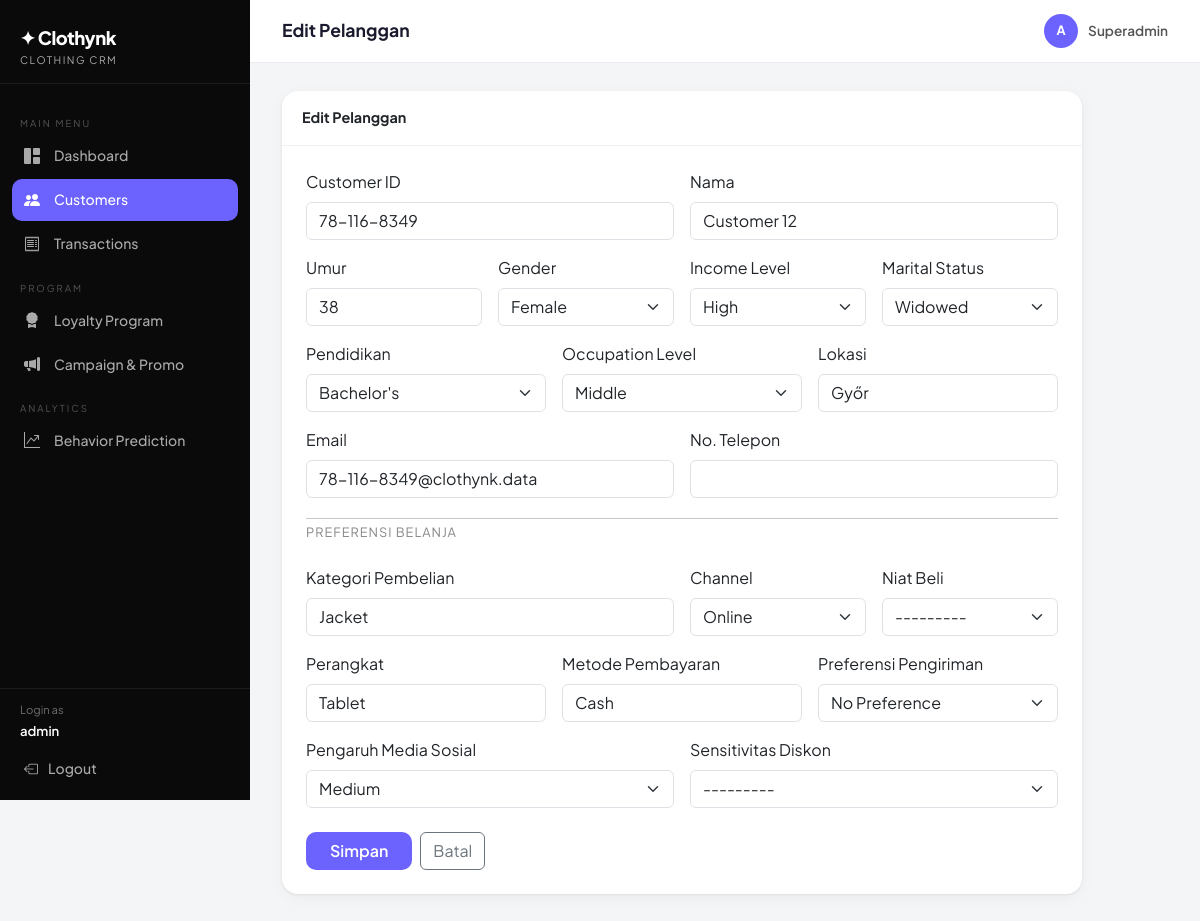
Screenshot of /pelanggan/12/edit/ (signed in) with the database file from the repository.
### core/models.py (models this page shows, shortened)
class Customer(models.Model):
    GENDER_CHOICES = [
        ('Male', 'Male'),
        ('Female', 'Female'),
        ('Non-binary', 'Non-binary'),
        ('Bigender', 'Bigender'),
        ('Genderfluid', 'Genderfluid'),
        ('Polygender', 'Polygender'),
        ('Agender', 'Agender'),
        ('Genderqueer', 'Genderqueer'),
    ]
    INCOME_CHOICES = [('Low', 'Low'), ('Middle', 'Middle'), ('High', 'High')]
    MARITAL_CHOICES = [('Single', 'Single'), ('Married', 'Married'), ('Divorced', 'Divorced'), ('Widowed', 'Widowed')]
    EDUCATION_CHOICES = [
        ('High School', 'High School'),
        ("Bachelor's", "Bachelor's"),
        ("Master's", "Master's"),
        ('PhD', 'PhD'),
        ('Other', 'Other'),
    ]
    OCCUPATION_CHOICES = [('Low', 'Low'), ('Middle', 'Middle'), ('High', 'High')]
    CHANNEL_CHOICES = [('Online', 'Online'), ('In-Store', 'In-Store'), ('Mixed', 'Mixed')]
    INFLUENCE_CHOICES = [('None', 'None'), ('Low', 'Low'), ('Medium', 'Medium'), ('High', 'High')]
    SENSITIVITY_CHOICES = [('Not Sensitive', 'Not Sensitive'), ('Somewhat Sensitive', 'Somewhat Sensitive'), ('Highly Sensitive', 'Highly Sensitive')]
    INTENT_CHOICES = [('Need-based', 'Need-based'), ('Wants-based', 'Wants-based'), ('Impulsive', 'Impulsive')]
    SHIPPING_CHOICES = [('Standard', 'Standard'), ('Express', 'Express'), ('No Preference', 'No Preference')]
    customer_id     = models.CharField(max_length=30, unique=True, verbose_name='Customer ID')
    name            = models.CharField(max_length=150, verbose_name='Nama')
    age             = models.IntegerField(verbose_name='Umur')
    gender          = models.CharField(max_length=15, choices=GENDER_CHOICES, verbose_name='Gender')
    income_level    = models.CharField(max_length=10, choices=INCOME_CHOICES, verbose_name='Income Level')
    marital_status  = models.CharField(max_length=15, choices=MARITAL_CHOICES, verbose_name='Marital Status')
    education_level = models.CharField(max_length=20, choices=EDUCATION_CHOICES, verbose_name='Education Level')
    occupation      = models.CharField(max_length=10, choices=OCCUPATION_CHOICES, verbose_name='Occupation Level')
    location        = models.CharField(max_length=100, verbose_name='Lokasi')
    email           = models.EmailField(unique=True, verbose_name='Email')
    phone           = models.CharField(max_length=20, blank=True, verbose_name='No. Telepon')
    purchase_category      = models.CharField(max_length=100, verbose_name='Kategori Pembelian')
    purchase_channel       = models.CharField(max_length=30, choices=CHANNEL_CHOICES, verbose_name='Channel Pembelian')
    social_media_influence = models.CharField(max_length=20, choices=INFLUENCE_CHOICES, verbose_name='Pengaruh Media Sosial')
    discount_sensitivity   = models.CharField(max_length=30, choices=SENSITIVITY_CHOICES, verbose_name='Sensitivitas Diskon')
    device_used            = models.CharField(max_length=30, verbose_name='Perangkat yang Digunakan')
    payment_method         = models.CharField(max_length=30, verbose_name='Metode Pembayaran')
    shipping_preference    = models.CharField(max_length=30, choices=SHIPPING_CHOICES, verbose_name='Preferensi Pengiriman')
    purchase_intent        = models.CharField(max_length=20, choices=INTENT_CHOICES, verbose_name='Niat Pembelian')
    created_at = models.DateTimeField(auto_now_add=True)
    class Meta:
        ordering = ['id']
        verbose_name = 'Pelanggan'
        verbose_name_plural = 'Pelanggan'

### core/views.py (the view)
# urls.py: path('pelanggan/<int:pk>/edit/', views.customer_edit, name='customer_edit'),
@login_required
def customer_edit(request, pk):
    customer = get_object_or_404(Customer, pk=pk)
    form = CustomerForm(request.POST or None, instance=customer)
    if form.is_valid():
        form.save()
        messages.success(request, 'Data pelanggan berhasil diperbarui!')
        return redirect('customer_detail', pk=customer.pk)
    return render(request, 'core/customer_form.html', {'form': form, 'title': 'Edit Pelanggan', 'customer': customer})

### core/templates/core/customer_form.html (shortened to what this page needs)
{% extends 'core/base.html' %}
{% block page_title %}{{ title }}{% endblock %}
{% block content %}
<div class="card" style="max-width:800px">
  <div class="card-header">{{ title }}</div>
  <div class="p-4">
    <form method="post">
      <div class="row g-3">
        <div class="col-md-6">
          <label class="form-label fw-600">Customer ID</label>{{ form.customer_id }}
        </div>
        <div class="col-md-6">
          <label class="form-label fw-600">Nama</label>{{ form.name }}
        </div>
        <div class="col-md-3">
          <label class="form-label fw-600">Umur</label>{{ form.age }}
        </div>
        <div class="col-md-3">
          <label class="form-label fw-600">Gender</label>{{ form.gender }}
        </div>
        <div class="col-md-3">
          <label class="form-label fw-600">Income Level</label>{{ form.income_level }}
        </div>
        <div class="col-md-3">
          <label class="form-label fw-600">Marital Status</label>{{ form.marital_status }}
        </div>
        <div class="col-md-4">
          <label class="form-label fw-600">Pendidikan</label>{{ form.education_level }}
        </div>
        <div class="col-md-4">
          <label class="form-label fw-600">Occupation Level</label>{{ form.occupation }}
        </div>
        <div class="col-md-4">
          <label class="form-label fw-600">Lokasi</label>{{ form.location }}
        </div>
        <div class="col-md-6">
          <label class="form-label fw-600">Email</label>{{ form.email }}
        </div>
        <div class="col-md-6">
          <label class="form-label fw-600">No. Telepon</label>{{ form.phone }}
        </div>
        <div class="col-12"><hr class="my-1"><div class="fw-700 mb-2" style="font-size:.8rem;text-transform:uppercase;letter-spacing:1px;color:#888">Preferensi Belanja</div></div>
        <div class="col-md-6">
          <label class="form-label fw-600">Kategori Pembelian</label>{{ form.purchase_category }}
        </div>
        <div class="col-md-3">
          <label class="form-label fw-600">Channel</label>{{ form.purchase_channel }}
        </div>
        <div class="col-md-3">
          <label class="form-label fw-600">Niat Beli</label>{{ form.purchase_intent }}
        </div>
        <div class="col-md-4">
          <label class="form-label fw-600">Perangkat</label>{{ form.device_used }}
        </div>
        <div class="col-md-4">
          <label class="form-label fw-600">Metode Pembayaran</label>{{ form.payment_method }}
        </div>
        <div class="col-md-4">
          <label class="form-label fw-600">Preferensi Pengiriman</label>{{ form.shipping_preference }}
        </div>
        <div class="col-md-6">
          <label class="form-label fw-600">Pengaruh Media Sosial</label>{{ form.social_media_influence }}
        </div>
        <div class="col-md-6">
          <label class="form-label fw-600">Sensitivitas Diskon</label>{{ form.discount_sensitivity }}
        </div>
      </div>
      <div class="d-flex gap-2 mt-4">
        <button type="submit" class="btn btn-accent px-4">Simpan</button>
        <a href="{% url 'customer_list' %}" class="btn btn-outline-secondary">Batal</a>
      </div>
    </form>
  </div>
</div>
{% endblock %}

### core/templates/core/base.html (shortened to what this page needs)
{% load crm_tags %}
<!DOCTYPE html>
<html lang="id">
<head>
  <link href="https://cdnjs.cloudflare.com/ajax/libs/bootstrap/5.3.2/css/bootstrap.min.css" rel="stylesheet">
  <link href="https://cdnjs.cloudflare.com/ajax/libs/bootstrap-icons/1.11.3/font/bootstrap-icons.min.css" rel="stylesheet">
</head>
<body>
<nav id="sidebar">
  <div class="sidebar-brand">
    <div class="brand-name">✦ Clothynk</div>
    <div class="brand-sub">Clothing CRM</div>
  </div>
  <div class="sidebar-nav">
    <div class="nav-section-label">Main Menu</div>
    <a href="{% url 'dashboard' %}" class="nav-link {% if request.resolver_match.url_name == 'dashboard' %}active{% endif %}">
      <i class="bi bi-grid-1x2-fill"></i> Dashboard
    </a>
    <a href="{% url 'customer_list' %}" class="nav-link {% if 'customer' in request.resolver_match.url_name %}active{% endif %}">
      <i class="bi bi-people-fill"></i> Customers
    </a>
    <a href="{% url 'transaction_list' %}" class="nav-link {% if 'transaction' in request.resolver_match.url_name %}active{% endif %}">
      <i class="bi bi-receipt"></i> Transactions
    </a>
    <div class="nav-section-label">Program</div>
    <a href="{% url 'loyalty_list' %}" class="nav-link {% if request.resolver_match.url_name == 'loyalty_list' %}active{% endif %}">
      <i class="bi bi-award-fill"></i> Loyalty Program
    </a>
    <a href="{% url 'campaign_list' %}" class="nav-link {% if 'campaign' in request.resolver_match.url_name %}active{% endif %}">
      <i class="bi bi-megaphone-fill"></i> Campaign & Promo
    </a>
    <div class="nav-section-label">Analytics</div>
    <a href="{% url 'analytics' %}" class="nav-link {% if request.resolver_match.url_name == 'analytics' %}active{% endif %}">
      <i class="bi bi-graph-up-arrow"></i> Behavior Prediction
    </a>
  </div>
  <div class="sidebar-footer">
    <div class="px-2 pb-1 text-white" style="font-size:0.7rem; opacity:0.4;">Login as</div>
    <div class="px-2 pb-2 text-white" style="font-size:0.82rem; font-weight:600;">{{ request.user.username }}</div>
    <a href="{% url 'logout' %}" class="nav-link"><i class="bi bi-box-arrow-left"></i> Logout</a>
  </div>
</nav>
<div id="main">
  <div class="topbar">
    <h1>{% block page_title %}Dashboard{% endblock %}</h1>
    <div class="user-badge">
      <div class="user-avatar">{{ request.user.username|first|upper }}</div>
      Superadmin
    </div>
  </div>
  <div class="page-content">
    {% block content %}{% endblock %}
  </div>
</div>
</body>
</html>

### core/templates/core/base.html (style rules this page uses)
:root { --sidebar-w: 250px; --brand: #0A0A0A; --accent: #6C63FF; --accent2: #FF6584; --bronze: #CD7F32; --silver: #9E9E9E; --gold: #FFC107; --platinum: #B0BEC5; --success-soft: #D1FAE5; --warning-soft: #FEF3C7; --danger-soft: #FEE2E2; --bg: #F4F5F7; --card-bg: #FFFFFF; --sidebar-bg: #0A0A0A; --sidebar-text: rgba(255,255,255,0.65); --sidebar-active: #FFFFFF; }
* { box-sizing: border-box; }
body { font-family: 'Plus Jakarta Sans', sans-serif; background: var(--bg); color: #1A1A2E; }
#sidebar { width: var(--sidebar-w); min-height: 100vh; background: var(--sidebar-bg); position: fixed; left: 0; top: 0; display: flex; flex-direction: column; z-index: 100; transition: transform .25s ease; }
.sidebar-brand { padding: 24px 20px 16px; border-bottom: 1px solid rgba(255,255,255,0.08); }
.sidebar-brand .brand-name { font-size: 1.15rem; font-weight: 800; color: #fff; letter-spacing: -0.5px; }
.sidebar-brand .brand-sub { font-size: 0.65rem; color: var(--sidebar-text); text-transform: uppercase; letter-spacing: 1.5px; }
.sidebar-nav { padding: 16px 12px; flex: 1; }
.nav-section-label { font-size: 0.6rem; text-transform: uppercase; letter-spacing: 2px; color: rgba(255,255,255,0.3); padding: 8px 8px 4px; margin-top: 8px; }
.sidebar-nav .nav-link { color: var(--sidebar-text); border-radius: 10px; padding: 9px 12px; font-size: 0.875rem; font-weight: 500; display: flex; align-items: center; gap: 10px; margin-bottom: 2px; transition: background .15s, color .15s; }
.sidebar-nav .nav-link.active { background: var(--accent); color: #fff; }
.sidebar-nav .nav-link i { font-size: 1rem; width: 20px; }
.sidebar-footer { padding: 12px; border-top: 1px solid rgba(255,255,255,0.08); }
.sidebar-footer .nav-link { color: var(--sidebar-text); font-size: 0.875rem; font-weight: 500; display: flex; align-items: center; gap: 10px; padding: 9px 12px; border-radius: 10px; }
#main { margin-left: var(--sidebar-w); min-height: 100vh; }
.topbar { background: #fff; border-bottom: 1px solid #E8ECF0; padding: 14px 32px; display: flex; align-items: center; justify-content: space-between; position: sticky; top: 0; z-index: 50; }
.topbar h1 { font-size: 1.1rem; font-weight: 700; color: #1A1A2E; margin: 0; }
.topbar .user-badge { display: flex; align-items: center; gap: 10px; font-size: 0.85rem; font-weight: 600; color: #555; }
.user-avatar { width: 34px; height: 34px; background: var(--accent); border-radius: 50%; display: flex; align-items: center; justify-content: center; color: #fff; font-size: 0.8rem; font-weight: 700; }
.page-content { padding: 28px 32px; }
.card { border: none; border-radius: 16px; box-shadow: 0 1px 3px rgba(0,0,0,0.07), 0 4px 16px rgba(0,0,0,0.04); background: var(--card-bg); }
.card-header { background: transparent; border-bottom: 1px solid #F0F0F0; padding: 16px 20px; font-weight: 700; font-size: 0.9rem; }
.btn-accent { background: var(--accent); color: #fff; border: none; font-weight: 600; border-radius: 10px; }

### rows the page displays
Customer: customer_id "78-116-8349", name "Customer 12", age "38", gender "Female", income_level "High", marital_status "Widowed", education_level "Bachelor's", occupation "Middle", location "Győr", email "78-116-8349@clothynk.data", purchase_category "Jacket", purchase_channel "Online", purchase_intent "---------", device_used "Tablet", payment_method "Cash", shipping_preference "No Preference", social_media_influence "Medium", discount_sensitivity "---------"

### other values shown
{{ request.user.username }} "admin"
{{ title }} "Edit Pelanggan"
{{ request.user.username|first|upper }} "A"
